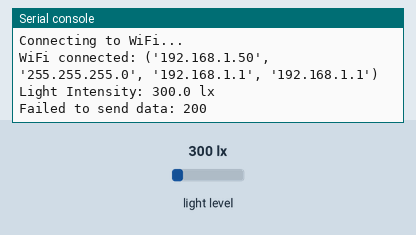
Simulated run of this program. Board: Raspberry Pi Pico running MicroPython. On the bench: the last lines printed to the serial console. The test bench sets the inputs (shaded band); at power-on: light level 300 lx. WiFi joins after 1.5 s; web requests get an empty 200 reply after 0.4 s.

Above: at 3.2 s.
3.3 s: light level set to 40 lx
At 8.02 s:
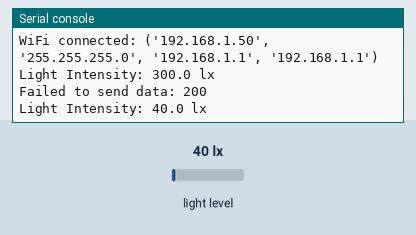
9.6 s: light level set to 500 lx
At 14.9 s:
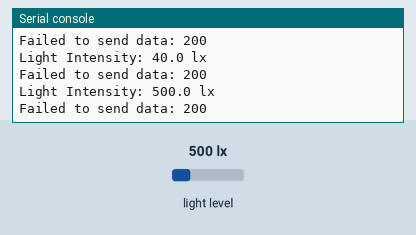
Timing chart, 0 to 16.4 s (numbered marks = the images above; inputs shaded):
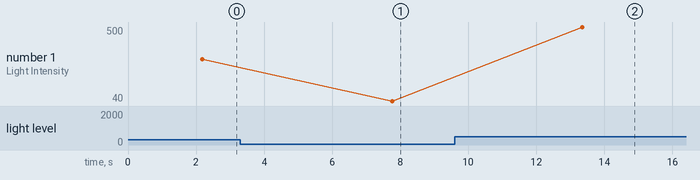

The program:

BH1750_mdb.py
```python
import network
import time
import urequests
from machine import Pin, SoftI2C
import bh1750

# WiFi credentials
ssid = ' '
password = ' '

# Initialize BH1750 (SCL = Pin 9, SDA = Pin 8 — change if needed)
i2c = SoftI2C(scl=Pin(9), sda=Pin(8))
sensor = bh1750.BH1750(i2c)

# Connect to WiFi
def connect_wifi():
    wlan = network.WLAN(network.STA_IF)
    wlan.active(True)
    if not wlan.isconnected():
        print('Connecting to WiFi...')
        wlan.connect(ssid, password)
        while not wlan.isconnected():
            time.sleep(1)
    print('WiFi connected:', wlan.ifconfig())

# Send data to Flask API
def send_data_to_api(lux):
    url = 'http://192.168.100.11:5000/api/bh1750'  # Flask endpoint for BH1750
    headers = {'Content-Type': 'application/json'}
    payload = {'lux': lux}

    try:
        response = urequests.post(url, json=payload, headers=headers)
        if response.status_code == 201:
            print('Data successfully sent:', response.json())
        else:
            print('Failed to send data:', response.status_code, response.text)
        response.close()
    except Exception as e:
        print('Error sending data:', e)

# Main loop
def main():
    connect_wifi()
    while True:
        try:
            lux = sensor.luminance(bh1750.BH1750.CONT_HIRES_1)  # Read lux value
            print('Light Intensity:', lux, 'lx')
            send_data_to_api(lux)
            time.sleep(5)
        except OSError as os_err:
            print(f"Error reading sensor: {os_err}")

main()
```

Measured:
- after the input at 3.3 s, the serial console: prints a new line after 4.5 s (image 1)
- after the input at 9.6 s, the serial console: prints a new line after 3.7 s (image 2)
- plotted number 1: 300 → 40 after the input at 3.3 s, 40 → 500 after the input at 9.6 s
